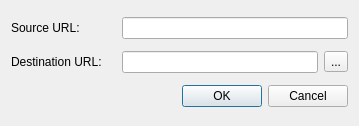
<?xml version="1.0" encoding="UTF-8"?>
<ui version="4.0">
 <class>AceImportDialog</class>
 <widget class="QDialog" name="AceImportDialog">
  <property name="geometry">
   <rect>
    <x>0</x>
    <y>0</y>
    <width>359</width>
    <height>126</height>
   </rect>
  </property>
  <property name="windowTitle">
   <string>Import ACE File</string>
  </property>
  <layout class="QVBoxLayout" name="verticalLayout_2">
   <item>
    <layout class="QHBoxLayout" name="hlSource">
     <item>
      <widget class="QLabel" name="lblSource">
       <property name="minimumSize">
        <size>
         <width>105</width>
         <height>0</height>
        </size>
       </property>
       <property name="text">
        <string>Source URL:</string>
       </property>
      </widget>
     </item>
     <item>
      <widget class="QLineEdit" name="leSource">
       <property name="readOnly">
        <bool>true</bool>
       </property>
      </widget>
     </item>
    </layout>
   </item>
   <item>
    <layout class="QHBoxLayout" name="hlDest">
     <item>
      <widget class="QLabel" name="lblDest">
       <property name="minimumSize">
        <size>
         <width>105</width>
         <height>0</height>
        </size>
       </property>
       <property name="text">
        <string>Destination URL:</string>
       </property>
      </widget>
     </item>
     <item>
      <widget class="QLineEdit" name="leDest"/>
     </item>
     <item>
      <widget class="QToolButton" name="tbDest">
       <property name="text">
        <string>...</string>
       </property>
      </widget>
     </item>
    </layout>
   </item>
   <item>
    <layout class="QHBoxLayout" name="hlButtons">
     <item>
      <spacer name="horizontalSpacer">
       <property name="orientation">
        <enum>Qt::Horizontal</enum>
       </property>
       <property name="sizeHint" stdset="0">
        <size>
         <width>40</width>
         <height>20</height>
        </size>
       </property>
      </spacer>
     </item>
     <item>
      <widget class="QDialogButtonBox" name="buttonBox">
       <property name="orientation">
        <enum>Qt::Horizontal</enum>
       </property>
       <property name="standardButtons">
        <set>QDialogButtonBox::Cancel|QDialogButtonBox::Ok</set>
       </property>
      </widget>
     </item>
    </layout>
   </item>
  </layout>
 </widget>
 <resources/>
 <connections>
  <connection>
   <sender>buttonBox</sender>
   <signal>accepted()</signal>
   <receiver>AceImportDialog</receiver>
   <slot>accept()</slot>
   <hints>
    <hint type="sourcelabel">
     <x>248</x>
     <y>254</y>
    </hint>
    <hint type="destinationlabel">
     <x>157</x>
     <y>274</y>
    </hint>
   </hints>
  </connection>
  <connection>
   <sender>buttonBox</sender>
   <signal>rejected()</signal>
   <receiver>AceImportDialog</receiver>
   <slot>reject()</slot>
   <hints>
    <hint type="sourcelabel">
     <x>316</x>
     <y>260</y>
    </hint>
    <hint type="destinationlabel">
     <x>286</x>
     <y>274</y>
    </hint>
   </hints>
  </connection>
 </connections>
</ui>
